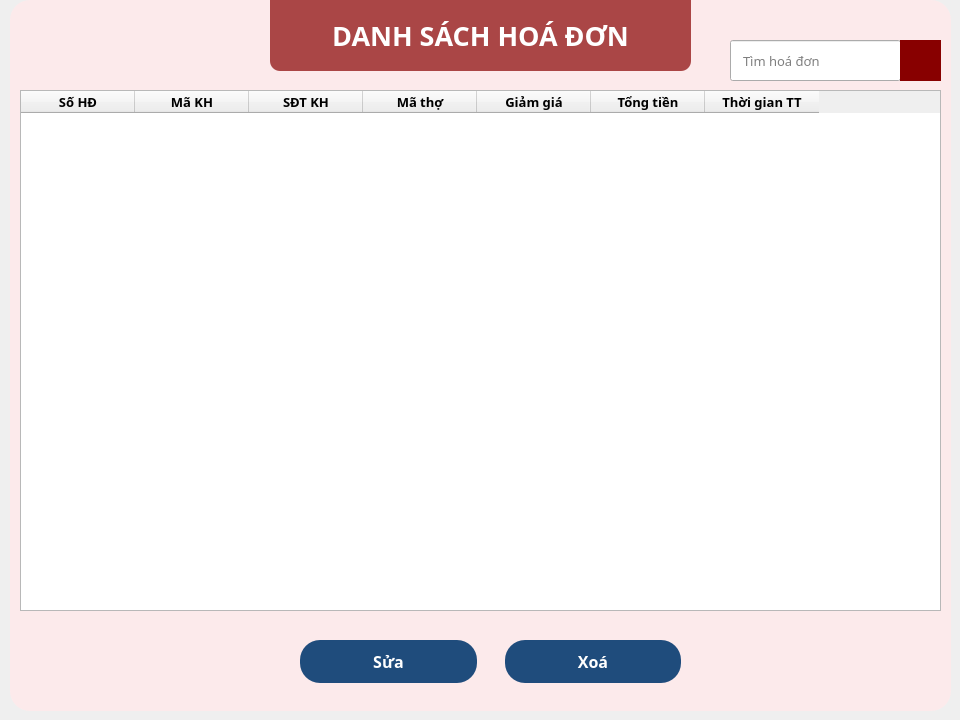
<?xml version="1.0" encoding="UTF-8"?>
<ui version="4.0">
 <class>bill_form</class>
 <widget class="QWidget" name="bill_form">
  <property name="geometry">
   <rect>
    <x>0</x>
    <y>0</y>
    <width>960</width>
    <height>720</height>
   </rect>
  </property>
  <property name="minimumSize">
   <size>
    <width>960</width>
    <height>720</height>
   </size>
  </property>
  <property name="maximumSize">
   <size>
    <width>960</width>
    <height>720</height>
   </size>
  </property>
  <property name="windowTitle">
   <string>Danh sách hoá đơn</string>
  </property>
  <property name="windowIcon">
   <iconset resource="bg_img.qrc">
    <normaloff>:/img/Barbershop/2.png</normaloff>:/img/Barbershop/2.png</iconset>
  </property>
  <property name="styleSheet">
   <string notr="true">QPushButton{
	padding: 10 0 10 0;
	border-radius: 20;
	color: rgb(255, 255, 255);
	background-color: rgb(31, 76, 124);
}
QPushButton:hover{
	background-color: rgb(46, 123, 175);
}
QPushButton:pressed{
	background-color: rgb(10, 158, 69);
}</string>
  </property>
  <widget class="QTableWidget" name="ds_hd_tb">
   <property name="geometry">
    <rect>
     <x>20</x>
     <y>90</y>
     <width>921</width>
     <height>521</height>
    </rect>
   </property>
   <property name="font">
    <font>
     <family>Noto Sans</family>
     <pointsize>10</pointsize>
     <weight>50</weight>
     <bold>false</bold>
    </font>
   </property>
   <property name="editTriggers">
    <set>QAbstractItemView::AnyKeyPressed|QAbstractItemView::DoubleClicked|QAbstractItemView::EditKeyPressed|QAbstractItemView::SelectedClicked</set>
   </property>
   <attribute name="horizontalHeaderCascadingSectionResizes">
    <bool>true</bool>
   </attribute>
   <attribute name="horizontalHeaderDefaultSectionSize">
    <number>114</number>
   </attribute>
   <attribute name="horizontalHeaderMinimumSectionSize">
    <number>50</number>
   </attribute>
   <attribute name="verticalHeaderShowSortIndicator" stdset="0">
    <bool>false</bool>
   </attribute>
   <attribute name="verticalHeaderStretchLastSection">
    <bool>false</bool>
   </attribute>
   <column>
    <property name="text">
     <string>Số HĐ</string>
    </property>
    <property name="font">
     <font>
      <family>Noto Sans</family>
      <pointsize>10</pointsize>
      <weight>75</weight>
      <bold>true</bold>
     </font>
    </property>
   </column>
   <column>
    <property name="text">
     <string>Mã KH</string>
    </property>
    <property name="font">
     <font>
      <family>Noto Sans</family>
      <pointsize>10</pointsize>
      <weight>75</weight>
      <bold>true</bold>
     </font>
    </property>
   </column>
   <column>
    <property name="text">
     <string>SĐT KH</string>
    </property>
    <property name="font">
     <font>
      <family>Noto Sans</family>
      <pointsize>10</pointsize>
      <weight>75</weight>
      <bold>true</bold>
     </font>
    </property>
   </column>
   <column>
    <property name="text">
     <string>Mã thợ</string>
    </property>
    <property name="font">
     <font>
      <family>Noto Sans</family>
      <pointsize>10</pointsize>
      <weight>75</weight>
      <bold>true</bold>
     </font>
    </property>
   </column>
   <column>
    <property name="text">
     <string>Giảm giá</string>
    </property>
    <property name="font">
     <font>
      <family>Noto Sans</family>
      <pointsize>10</pointsize>
      <weight>75</weight>
      <bold>true</bold>
     </font>
    </property>
   </column>
   <column>
    <property name="text">
     <string>Tổng tiền</string>
    </property>
    <property name="font">
     <font>
      <family>Noto Sans</family>
      <pointsize>10</pointsize>
      <weight>75</weight>
      <italic>false</italic>
      <bold>true</bold>
     </font>
    </property>
   </column>
   <column>
    <property name="text">
     <string>Thời gian TT</string>
    </property>
    <property name="font">
     <font>
      <family>Noto Sans</family>
      <pointsize>10</pointsize>
      <weight>75</weight>
      <italic>false</italic>
      <bold>true</bold>
     </font>
    </property>
   </column>
  </widget>
  <widget class="QLabel" name="label_17">
   <property name="geometry">
    <rect>
     <x>270</x>
     <y>0</y>
     <width>421</width>
     <height>71</height>
    </rect>
   </property>
   <property name="font">
    <font>
     <family>Noto Sans</family>
     <pointsize>20</pointsize>
     <weight>75</weight>
     <bold>true</bold>
    </font>
   </property>
   <property name="styleSheet">
    <string notr="true">color: rgb(255, 255, 255);
background-color: rgba(136, 0, 0, 70%);
border-radius: 0px;
border-bottom-left-radius: 10px;
border-bottom-right-radius: 10px;</string>
   </property>
   <property name="text">
    <string>DANH SÁCH HOÁ ĐƠN</string>
   </property>
   <property name="alignment">
    <set>Qt::AlignCenter</set>
   </property>
  </widget>
  <widget class="QWidget" name="widget_10" native="true">
   <property name="geometry">
    <rect>
     <x>10</x>
     <y>0</y>
     <width>941</width>
     <height>711</height>
    </rect>
   </property>
   <property name="styleSheet">
    <string notr="true">background-color: rgba(255, 233, 234, 83%);
border-radius: 20px;</string>
   </property>
  </widget>
  <widget class="QLineEdit" name="tim_hd_tbx">
   <property name="geometry">
    <rect>
     <x>730</x>
     <y>40</y>
     <width>171</width>
     <height>41</height>
    </rect>
   </property>
   <property name="font">
    <font>
     <family>Noto Sans</family>
     <pointsize>10</pointsize>
    </font>
   </property>
   <property name="styleSheet">
    <string notr="true">QLineEdit{
	padding-left: 10px;
}

QLineEdit::hover{
	border: 0.5px solid brown;
}</string>
   </property>
   <property name="placeholderText">
    <string>Tìm hoá đơn</string>
   </property>
  </widget>
  <widget class="QPushButton" name="tim_hd_btn">
   <property name="geometry">
    <rect>
     <x>900</x>
     <y>40</y>
     <width>41</width>
     <height>41</height>
    </rect>
   </property>
   <property name="styleSheet">
    <string notr="true">QPushButton{
	border-radius: 0;
	background-color: rgb(136, 0, 0);
}
QPushButton::hover{
	border: 0.5px solid brown;
	background-color: rgb(171, 0, 0);
}</string>
   </property>
   <property name="text">
    <string/>
   </property>
   <property name="icon">
    <iconset resource="bg_img.qrc">
     <normaloff>:/img/search.png</normaloff>:/img/search.png</iconset>
   </property>
  </widget>
  <widget class="QWidget" name="layoutWidget_6">
   <property name="geometry">
    <rect>
     <x>290</x>
     <y>626</y>
     <width>401</width>
     <height>71</height>
    </rect>
   </property>
   <layout class="QHBoxLayout" name="horizontalLayout_5">
    <property name="spacing">
     <number>28</number>
    </property>
    <property name="leftMargin">
     <number>10</number>
    </property>
    <property name="topMargin">
     <number>10</number>
    </property>
    <property name="rightMargin">
     <number>10</number>
    </property>
    <property name="bottomMargin">
     <number>10</number>
    </property>
    <item>
     <widget class="QPushButton" name="sua_hd_btn">
      <property name="minimumSize">
       <size>
        <width>0</width>
        <height>0</height>
       </size>
      </property>
      <property name="font">
       <font>
        <family>Noto Sans</family>
        <pointsize>12</pointsize>
        <weight>75</weight>
        <bold>true</bold>
       </font>
      </property>
      <property name="styleSheet">
       <string notr="true"/>
      </property>
      <property name="text">
       <string>Sửa</string>
      </property>
     </widget>
    </item>
    <item>
     <widget class="QPushButton" name="xoa_hd_btn">
      <property name="minimumSize">
       <size>
        <width>0</width>
        <height>0</height>
       </size>
      </property>
      <property name="font">
       <font>
        <family>Noto Sans</family>
        <pointsize>12</pointsize>
        <weight>75</weight>
        <bold>true</bold>
       </font>
      </property>
      <property name="styleSheet">
       <string notr="true"/>
      </property>
      <property name="text">
       <string>Xoá</string>
      </property>
     </widget>
    </item>
   </layout>
  </widget>
  <zorder>widget_10</zorder>
  <zorder>ds_hd_tb</zorder>
  <zorder>label_17</zorder>
  <zorder>tim_hd_tbx</zorder>
  <zorder>tim_hd_btn</zorder>
  <zorder>layoutWidget_6</zorder>
 </widget>
 <resources>
  <include location="bg_img.qrc"/>
 </resources>
 <connections/>
</ui>
